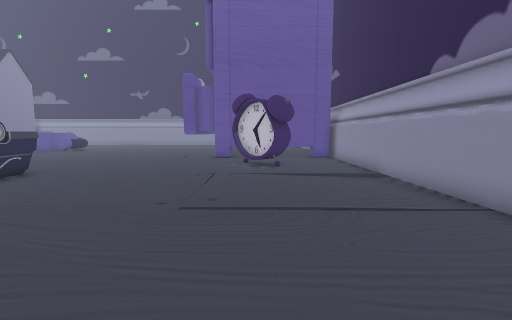
[1] (above)

24 first-person views from a walk through a Unity game level. The camera is 1.5 m above the floor, tilts 6° down and sees 90° across. The floor is counted in squares, 1 m on a side. Each view is taken from the middle of a square. On the plan, view 1 faces up. The plan holds only what a view shows up to about 13 squares ahead; the rest is blank. The place goes on beyond the plan. The player character is not drawn.

[2]
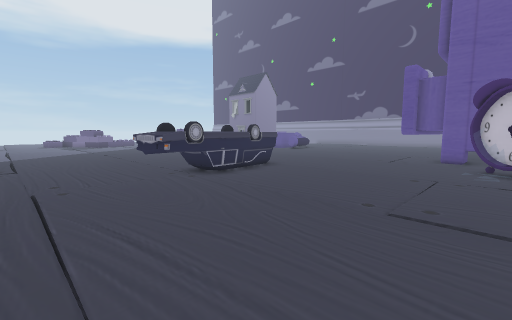

[3]
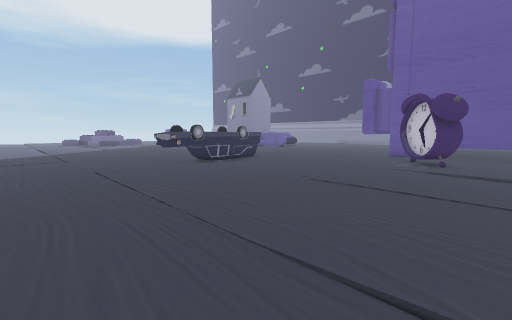

[4]
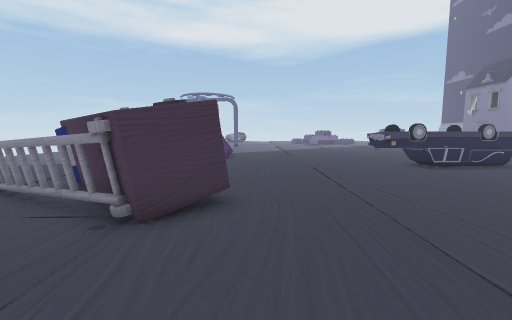

[5]
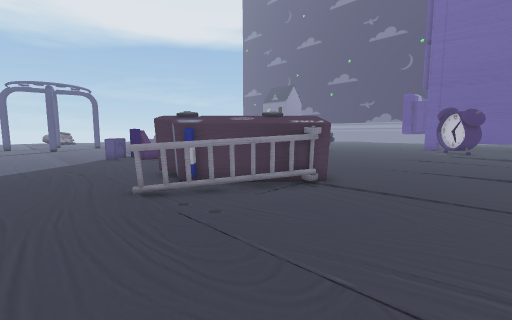

[6]
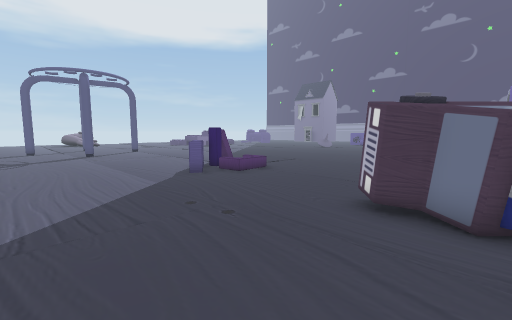

[7]
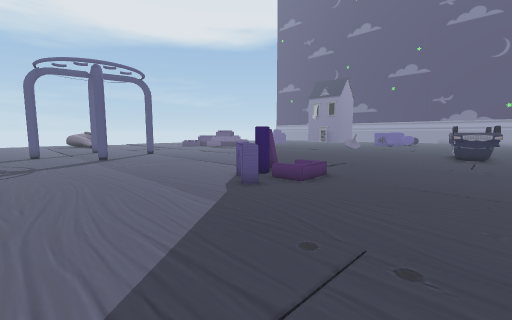

[8]
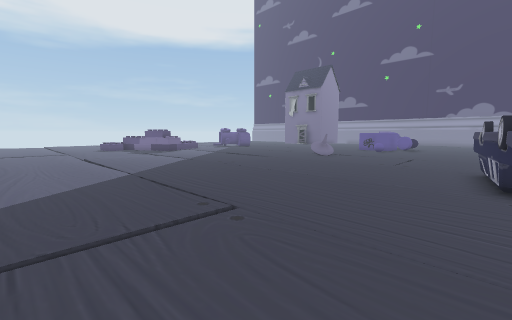

[9]
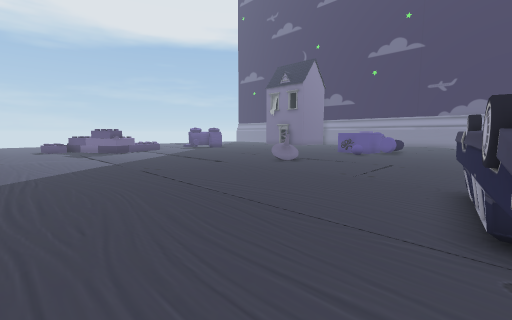

[10]
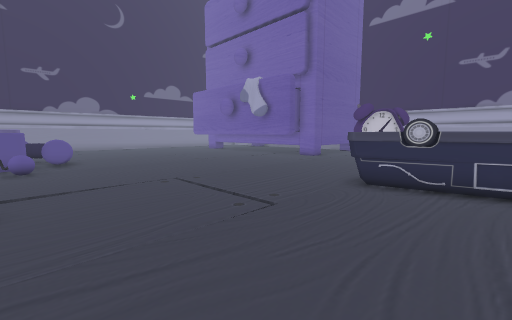

[11]
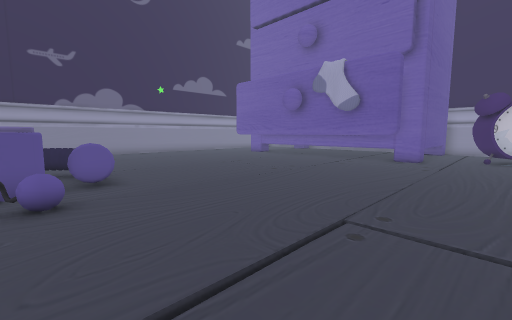

[12]
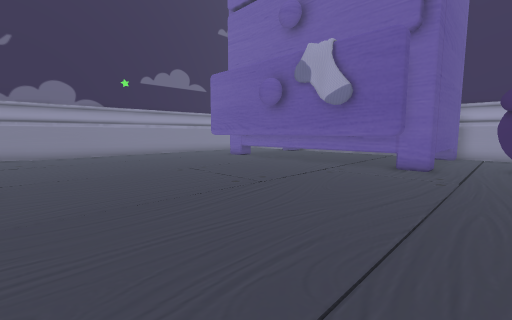

[13]
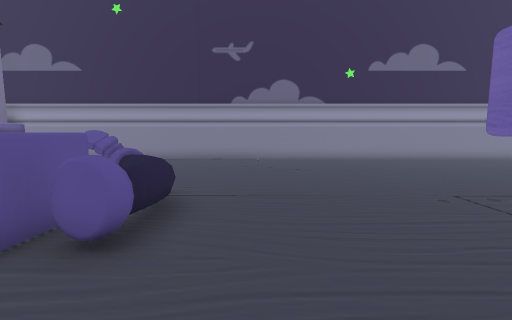

[14]
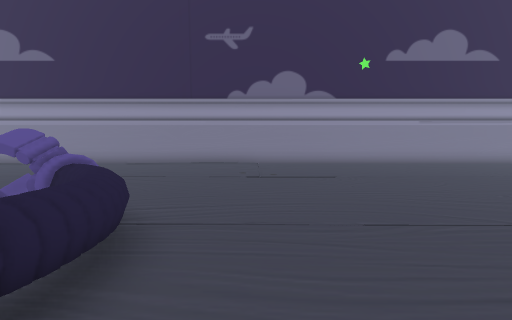

[15]
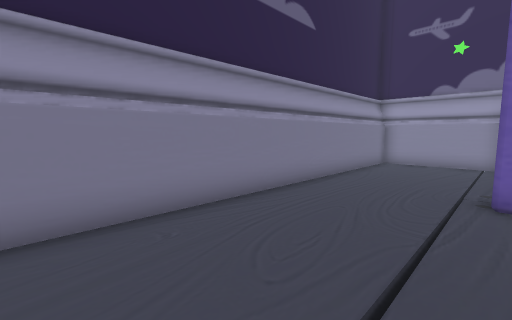

[16]
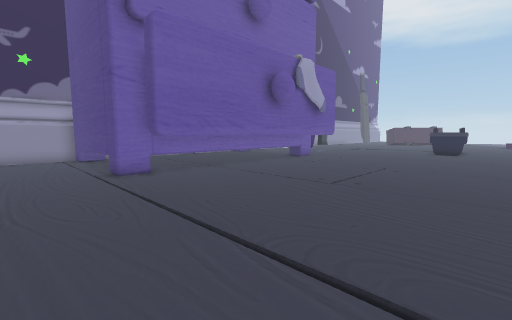

[17]
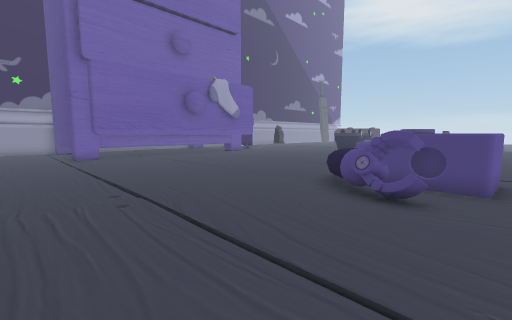

[18]
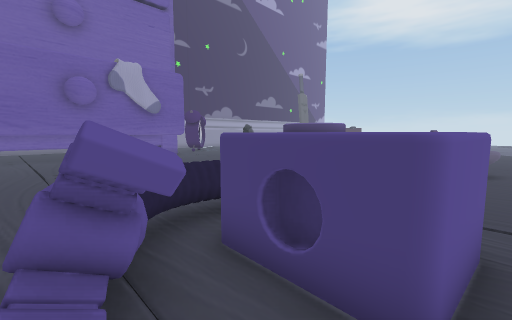

[19]
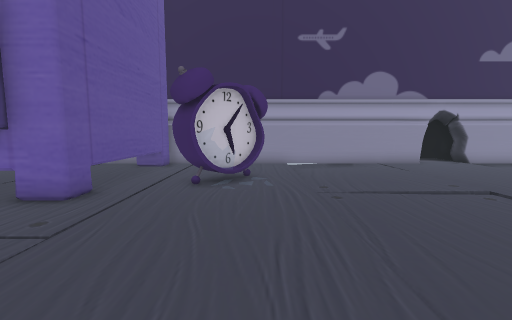

[20]
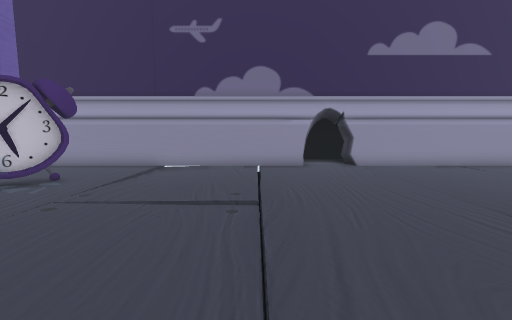

[21]
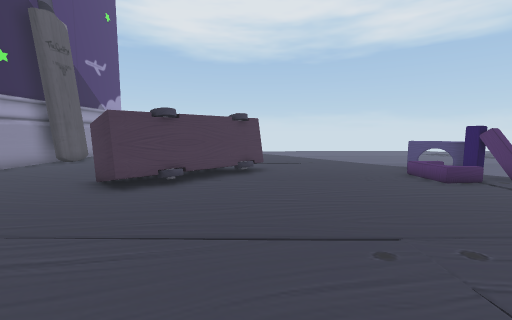

[22]
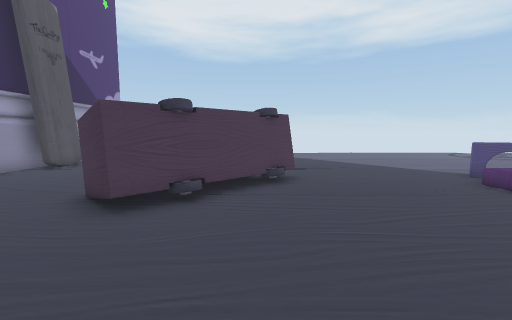

[23]
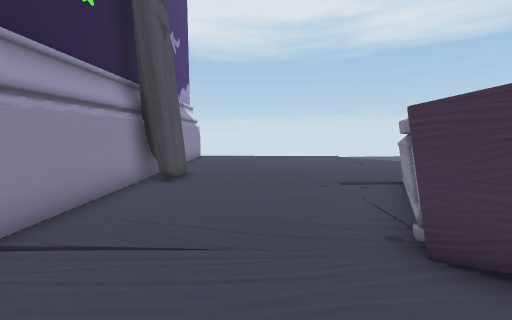

[24]
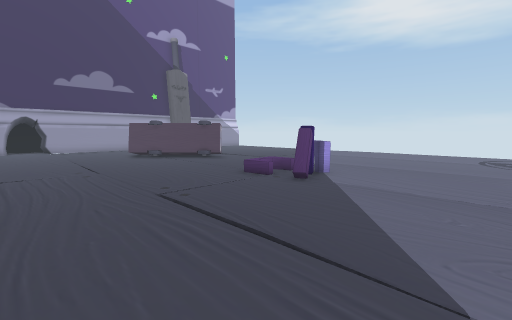

### Floor plan
Key: @ floor where view 1 was taken; # wall or solid block; x gap in a wall; . floor; / step, stairs or slope; = window, fence, low wall or low ledge; ^ raised ledge; O other object.
Columns run from 19 left of view 1 to 5 right of it. Each row starts with its distance up from view 1.
 32 #########################
 31 ........................#
 30 ........................#
 29 ........................#
 28 ////////////////////////#
 27 .............../.#^^^^^##
 26 ...............###
 25 ...............###
 24 .=x=...........###
 23 ..^=^....../...###
 22 ##^==....../...###
 21 ###^=....../...###
 20 ###x^....../...###
 19 . =.......///..###
 18 . ==...........###
 17 . .............###      #
 16 . .............#.#      #
 15 . ...............########
 14 / /////.........///.....#
 13 .^..../...........O#....#
 12 .^..../...........O##...#
 11 ....../.............O...#
 10 ....../.................#
  9 .........###............#
  8 .........###............#
  7 .........###............#
  6 ..........##............#
  5 //........##.///////////#
  4 ..........x^............#
  3 ..........^^............#
  2 ........................#
  1 ........................#
  0 ...................@....#
 -1 ........................#
 -2 ........................#
 -3 ................##......#
 -4 .....O.O.......####.....#
 -5 .....O.O......#####.....#
 -6 .....OO......#####......#
 -7 ......OO.....#####......#
 -8 ................#.......#
 -9 .......................##
-10 .......................##
-11 .......................#
-12 ........................

Positions as (right, up) in squares from view 1, and headings:
1: (0, 0), facing up
2: (0, 0), facing up-left
3: (3, -2), facing up-left
4: (3, -2), facing left
5: (3, -11), facing up-left
6: (-4, -12), facing up-left
7: (-7, -12), facing up-left
8: (-9, -3), facing up-left
9: (-9, 1), facing up-left
10: (-17, 6), facing up-right
11: (-17, 12), facing up-right
12: (-14, 13), facing up-right
13: (-13, 17), facing up
14: (-13, 19), facing up
15: (-9, 27), facing up-right
16: (-12, 30), facing down-right
17: (-19, 30), facing down-right
18: (-19, 24), facing down-right
19: (-8, 11), facing right
20: (-7, 5), facing right
21: (-6, 4), facing down
22: (-5, 2), facing down
23: (1, -1), facing down
24: (-19, 3), facing down-right
